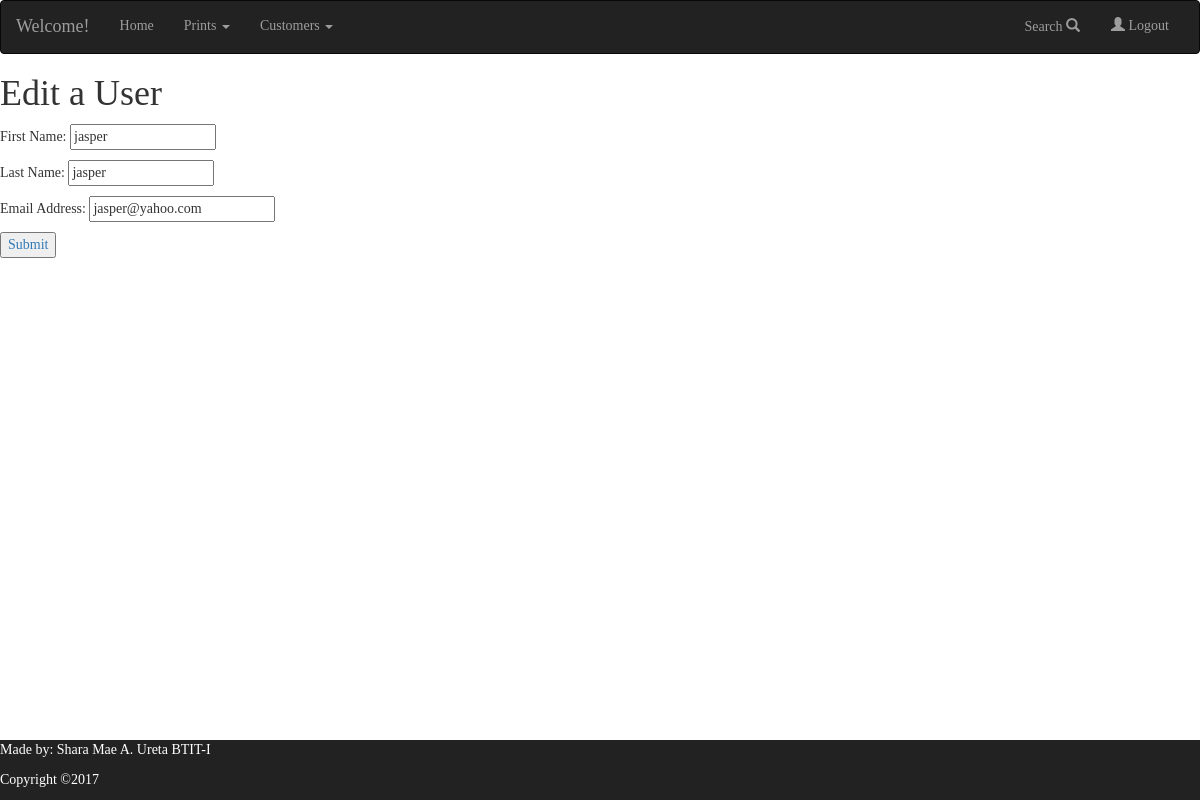
/edit_user.php?id=5 (signed in), run on the app's committed database.
### tables this page shows
CREATE TABLE `customers` (
  `user_id` int(11) NOT NULL,
  `user_name` varchar(255) NOT NULL,
  `pass` varchar(50) NOT NULL,
  `first_name` varchar(50) NOT NULL,
  `last_name` varchar(50) NOT NULL,
  `email` varchar(50) NOT NULL,
  `registration_date` datetime NOT NULL DEFAULT CURRENT_TIMESTAMP
);

### edit_user.php (the view, shortened to what this page needs)
<?php
echo '<h1>Edit a User</h1>';
if ( (isset($_GET['id'])) &&  (is_numeric($_GET['id'])) )
{
$id = $_GET['id'];
}
	elseif ( (isset($_POST['id'])) && (is_numeric($_POST['id'])) )
	{
	$id = $_POST['id'];
	}
	else
	{
	echo '<p class="error">This page  has been accessed in error.</p>';
	include ('includes/footer.html');
	exit( );
	}
require_once ('config.php');
	$q = "SELECT first_name, last_name, email FROM customers WHERE user_id=$id";
	$r = @mysqli_query ($conn, $q);
	if (mysqli_num_rows($r) == 1) {
	$row = mysqli_fetch_array ($r, MYSQLI_NUM);
	echo '<form action="edit_user.php" method="post">
	<p>First Name: <input type="text" name="first_name" size="15“  maxlength="15" value="' .$row[0] . '" /></p>
	<p>Last Name: <input type="text" name="last_name" size="15"
 	maxlength="30" value="' . $row[1] . '" /></p>
	<p>Email Address: <input type= "text" name="email" size="20" maxlength="60" value="' . $row[2] . '" /> </p>
	<a href="view_users.php"><input type="submit" name="submit" value="Submit" /></a>
	<input type="hidden" name="id"  value="' . $id . '" />
	</form>';
}
else
{
echo '<p class="error">This page  has been accessed in error.</p>';
}
?>

### assets/css/custom.css (style rules this page uses)
.footer-distributed { position:fixed; left:0px; bottom:0px; width:100%; color:#FFFFFF; background-color:#222; }
.btn { border-radius: 10px; }
body { font-family: cursive; }

### data on the page
customers: first_name "jasper", last_name "jasper", email "jasper@yahoo.com"
